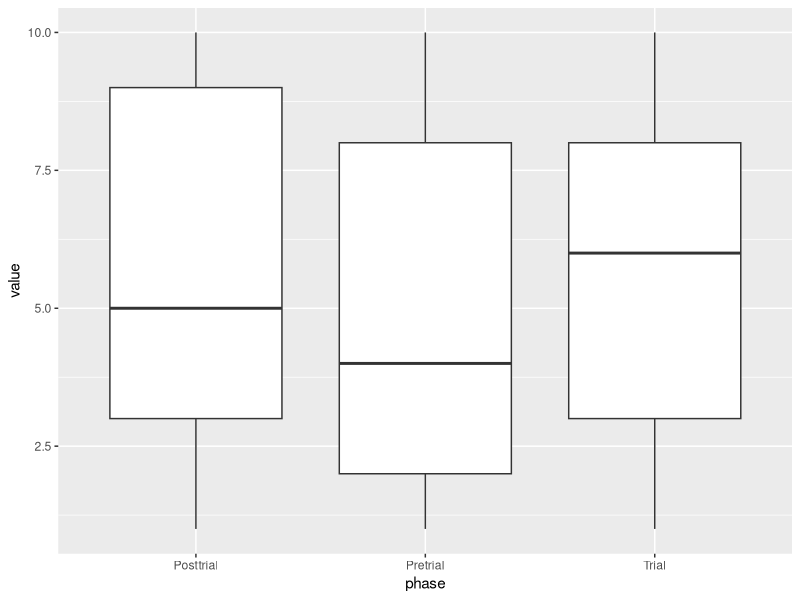
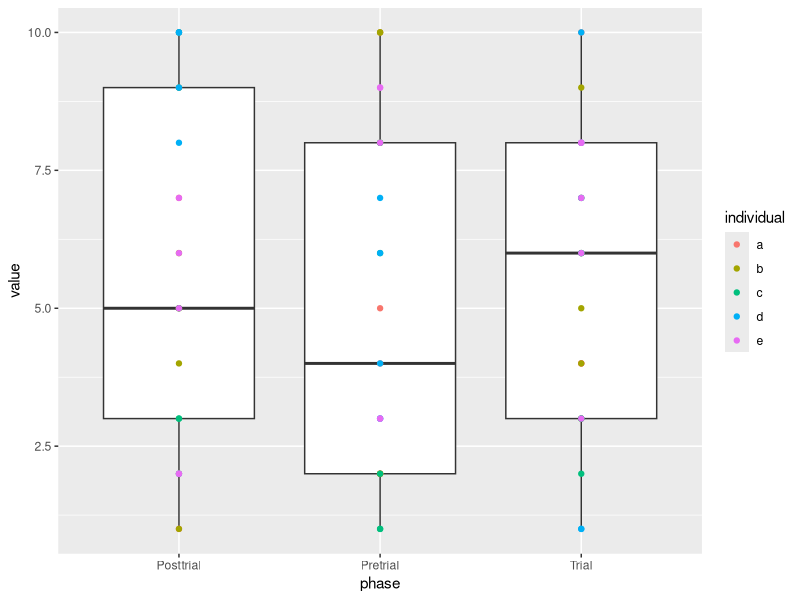
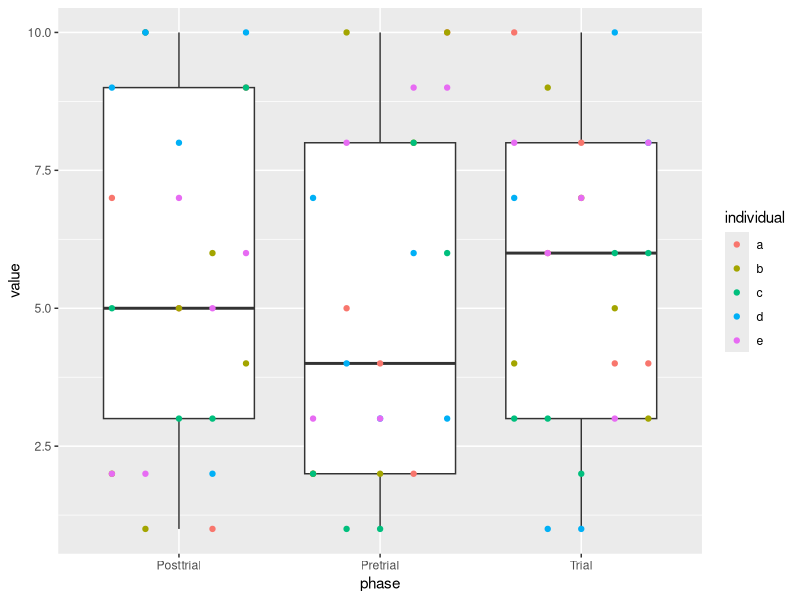
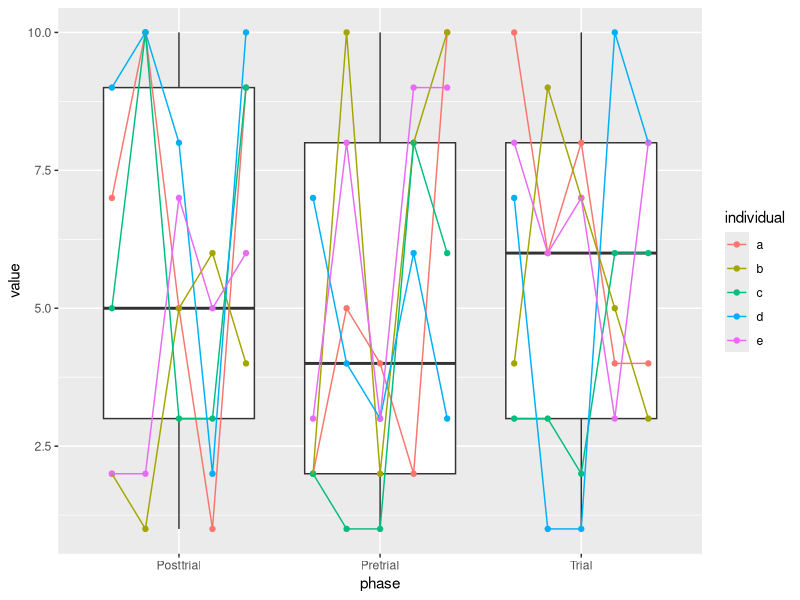

The R source for these figures, in order:
## ---- chunk 1
knitr::opts_chunk$set(echo = TRUE)
## ---- chunk 2
library(ggplot2); library(dplyr)

my_data <- tibble(
  individual = rep(letters[1:5], each = 15),
  time = rep(
    seq.POSIXt(ISOdate(2020, 02, 03), by = 'min', length.out = 15),
    times = 5),
  phase = rep(c('Pretrial', 'Trial', 'Posttrial'), each = 5, times = 5),
  value = sample(1:10, 75, replace = T)
)

my_data

## ---- chunk 3
my_data <- my_data %>% 
  group_by(phase) %>% 
  summarize(time.start = min(time),
            time.end = max(time)) %>% 
  right_join(my_data)

my_data

## ---- chunk 4
ISOdate(1970, 01, 01, 00, 00, 00, tz = 'UTC')
as.numeric(
  ISOdate(1970, 01, 01, 00, 00, 00, tz = 'UTC')
)
as.POSIXct(0, origin = '1970-01-01', tz = 'UTC')


ISOdate(1970, 01, 01, 00, 00, 01, tz = 'UTC')
as.numeric(
  ISOdate(1970, 01, 01, 00, 00, 01, tz = 'UTC')
)
as.POSIXct(1, origin = '1970-01-01', tz = 'UTC')
## ---- chunk 5
my_data <- my_data %>% 
  mutate_at(vars(starts_with('time')),
            as.numeric)

my_data
## ---- chunk 6
ggplot(data = my_data, aes(x = phase, y = value)) +
  geom_boxplot()
## ---- chunk 7
ggplot(data = my_data, aes(x = phase, y = value)) +
  geom_boxplot() +
  geom_point(aes(color = individual))
## ---- chunk 8
my_data <- my_data %>% 
  mutate(nudge = (((time - time.start) * (1/3 - (-1/3))) /
                    (time.end - time.start)) - 1/3)

my_data
## ---- chunk 9
ggplot(data = my_data, aes(x = phase, y = value)) +
  geom_boxplot() +
  geom_point(aes(color = individual),
             position = position_nudge(x = my_data$nudge))
## ---- chunk 10
ggplot(data = my_data, aes(x = phase, y = value)) +
  geom_boxplot() +
  geom_point(aes(color = individual),
             position = position_nudge(x = my_data$nudge)) +
  geom_line(aes(color = individual),
            position = position_nudge(x = my_data$nudge))
